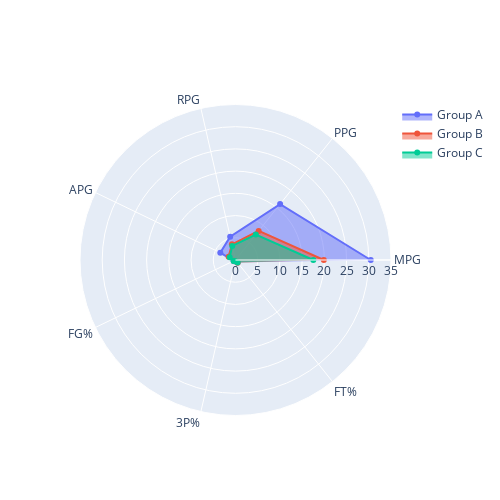

Notebook code cell kept with this figure:
### Code cell
# Radar visualization of all stats to compare group A,B, and C.
categories = ['MPG','PPG', 'RPG', 'APG','FG%', '3P%','FT%']
fig = go.Figure()
fig.add_trace(go.Scatterpolar(
    r = [30.44, 16.10, 5.39, 3.80,0.46,0.32,0.75],
    theta = categories,
    fill='toself',
    name= 'Group A'
))

fig.add_trace(go.Scatterpolar(
    r = [19.88,8.36,3.62,1.72,0.42,0.31,0.76],
    theta = categories,
    fill='toself',
    name= 'Group B'
))

fig.add_trace(go.Scatterpolar(
    r = [17.52,7.33,3.26,1.46,0.48,0.30,0.75],
    theta = categories,
    fill='toself',
    name= 'Group C'
))

fig.update_layout(
    polar=dict(
        radialaxis=dict(
          visible=True,
          range=[0,35]
        )),
    showlegend=True,
    width = 500,
    height = 500
)
    
fig.show()

### Figure 1 — Plotly figure (JSON) as saved in the notebook; plotly's stock layout.template omitted (floating-point values rounded to 4 significant figures)
{"data": [{"fill": "toself", "name": "Group A", "r": [30.44, 16.1, 5.39, 3.8, 0.46, 0.32, 0.75], "theta": ["MPG", "PPG", "RPG", "APG", "FG%", "3P%", "FT%"], "type": "scatterpolar"}, {"fill": "toself", "name": "Group B", "r": [19.88, 8.36, 3.62, 1.72, 0.42, 0.31, 0.76], "theta": ["MPG", "PPG", "RPG", "APG", "FG%", "3P%", "FT%"], "type": "scatterpolar"}, {"fill": "toself", "name": "Group C", "r": [17.52, 7.33, 3.26, 1.46, 0.48, 0.3, 0.75], "theta": ["MPG", "PPG", "RPG", "APG", "FG%", "3P%", "FT%"], "type": "scatterpolar"}], "layout": {"height": 500, "polar": {"angularaxis": {"type": "category"}, "radialaxis": {"autorange": false, "range": [0, 35], "type": "linear", "visible": true}}, "showlegend": true, "width": 500}}
